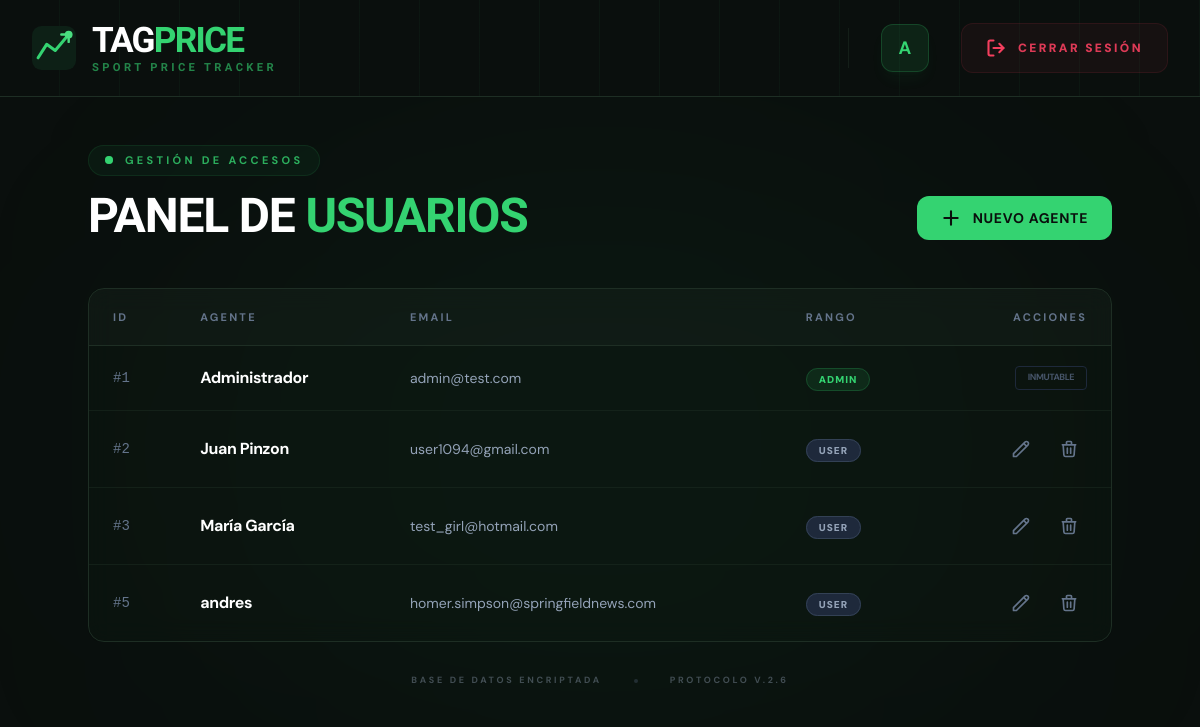
The app's page /views/panelAdmin.php (signed in) with its own data.
### tables this page shows
CREATE TABLE users (
    usu_id INTEGER PRIMARY KEY AUTOINCREMENT NOT NULL,
    usu_mail VARCHAR(50) NOT NULL UNIQUE,
    usu_password VARCHAR(255) NOT NULL,
    usu_name VARCHAR(200) NOT NULL,
    usu_rol TEXT NOT NULL DEFAULT "user" -- Por defecto, todos son usuarios
);

### views/panelAdmin.php (the view, shortened to what this page needs)
<?php
include PATH_BASE .'includes/header.php';
include_once PATH_BASE . 'includes/db_connect.php';
$sql = $db->prepare("SELECT usu_id, usu_mail, usu_name, usu_rol FROM users");
?>
<main class="relative min-h-[calc(100vh-96px)] py-12 px-4 overflow-hidden">
    <div class="absolute top-1/2 left-1/2 -translate-x-1/2 -translate-y-1/2 w-[800px] h-[500px] bg-brand/5 rounded-full blur-[140px] pointer-events-none"></div>
    <div class="relative w-full max-w-5xl mx-auto">
        <div class="flex flex-col md:flex-row md:items-end justify-between mb-12 gap-6">
            <div class="text-left">
                <div class="inline-flex items-center gap-3 px-4 py-1.5 rounded-full bg-brand/5 border border-brand/10 mb-4">
                    <span class="flex h-2 w-2">
                        <span class="relative inline-flex rounded-full h-2 w-2 bg-brand"></span>
                    </span>
                    <span class="text-[11px] font-bold uppercase tracking-[0.3em] text-brand/80">Gestión de Accesos</span>
                </div>
                <h1 class="font-display text-5xl font-bold text-white uppercase tracking-tight leading-none">
                    Panel de <span class="text-brand">Usuarios</span>
                </h1>
            </div>
            <a href="<?=URL_BASE?>views/user_uptade.php"
               class="flex items-center gap-3 bg-brand hover:bg-brand-light text-surface font-bold uppercase tracking-wider px-6 py-3 rounded-xl transition-all duration-300 hover:shadow-[0_0_20px_rgba(52,211,113,0.3)] active:scale-95 group text-sm">
                <svg xmlns="http://www.w3.org/2000/svg" class="w-5 h-5" fill="none" viewBox="0 0 24 24" stroke="currentColor" stroke-width="2.5">
                    <path stroke-linecap="round" stroke-linejoin="round" d="M12 4v16m8-8H4" />
                </svg>
                <span>Nuevo Agente</span>
            </a>
        </div>
        <div class="relative overflow-hidden rounded-2xl bg-surface-mid/40 backdrop-blur-md border border-surface-border">
            <div class="overflow-x-auto">
                <table class="w-full text-left border-collapse">
                    <thead>
                        <tr class="border-b border-surface-border bg-white/[0.02]">
                            <th class="px-6 py-5 text-[11px] font-bold uppercase tracking-[0.2em] text-slate-500">ID</th>
                            <th class="px-6 py-5 text-[11px] font-bold uppercase tracking-[0.2em] text-slate-500">Agente</th>
                            <th class="px-6 py-5 text-[11px] font-bold uppercase tracking-[0.2em] text-slate-500">Email</th>
                            <th class="px-6 py-5 text-[11px] font-bold uppercase tracking-[0.2em] text-slate-500">Rango</th>
                            <th class="px-6 py-5 text-[11px] font-bold uppercase tracking-[0.2em] text-slate-500 text-right">Acciones</th>
                        </tr>
                    </thead>
                    <tbody class="divide-y divide-surface-border/50">
                        <?php if($sql->execute()): ?>
                            <?php while($file = $sql->fetch(PDO::FETCH_ASSOC)):
                                $esAdmin = ($file['usu_rol'] === 'admin');
                            ?>
                                <tr class="hover:bg-white/[0.02] transition-colors group">
                                    <td class="px-6 py-5 font-mono text-sm text-slate-500">#<?= $file['usu_id'] ?></td>
                                    <td class="px-6 py-5">
                                        <span class="text-white font-bold tracking-tight"><?= $file['usu_name'] ?></span>
                                    </td>
                                    <td class="px-6 py-5 text-slate-400 text-sm font-body"><?= $file['usu_mail'] ?></td>
                                    <td class="px-6 py-5">
                                        <span class="px-3 py-1 rounded-full text-[10px] font-black uppercase tracking-widest <?= $esAdmin ? 'bg-brand/10 text-brand border border-brand/20' : 'bg-slate-800 text-slate-400 border border-slate-700' ?>">
                                            <?= $file['usu_rol'] ?>
                                        </span>
                                    </td>
                                    <td class="px-6 py-5">
                                        <div class="flex justify-end gap-3">
                                            <?php if (!$esAdmin): ?>
                                                <form action="<?= URL_BASE ?>views/user_uptade.php" method="post">
                                                    <button type="submit" class="p-2 text-slate-500 hover:text-brand transition-colors">
                                                        <svg xmlns="http://www.w3.org/2000/svg" class="w-5 h-5" fill="none" viewBox="0 0 24 24" stroke="currentColor" stroke-width="2">
                                                            <path stroke-linecap="round" stroke-linejoin="round" d="M15.232 5.232l3.536 3.536m-2.036-5.036a2.5 2.5 0 113.536 3.536L6.5 21.036H3v-3.572L16.732 3.732z" />
                                                        </svg>
                                                    </button>
                                                </form>
                                                <form action="<?= URL_BASE ?>actions/user_delete.proc.php" method="post" onsubmit="return confirm('¿Confirmar baja del sistema?')">
                                                    <button type="submit" class="p-2 text-slate-500 hover:text-red-500 transition-colors">
                                                        <svg xmlns="http://www.w3.org/2000/svg" class="w-5 h-5" fill="none" viewBox="0 0 24 24" stroke="currentColor" stroke-width="2">
                                                            <path stroke-linecap="round" stroke-linejoin="round" d="M19 7l-.867 12.142A2 2 0 0116.138 21H7.862a2 2 0 01-1.995-1.858L5 7m5 4v6m4-6v6m1-10V4a1 1 0 00-1-1h-4a1 1 0 00-1 1v3M4 7h16" />
                                                        </svg>
                                                    </button>
                                                </form>
                                            <?php else: ?>
                                                <div class="px-3 py-1 text-[9px] font-bold text-slate-600 uppercase tracking-tighter border border-slate-800 rounded">Inmutable</div>
                                            <?php endif; ?>
                                        </div>
                                    </td>
                                </tr>
                            <?php endwhile; ?>
                        <?php endif; ?>
                    </tbody>
                </table>
            </div>
        </div>
        <div class="mt-8 flex justify-center items-center gap-8 opacity-40">
            <span class="text-[9px] text-slate-400 uppercase tracking-[0.3em] font-bold">Base de datos encriptada</span>
            <span class="w-1 h-1 bg-slate-600 rounded-full"></span>
            <span class="text-[9px] text-slate-400 uppercase tracking-[0.3em] font-bold">Protocolo V.2.6</span>
        </div>
    </div>
</main>

### includes/header.php (shortened to what this page needs)
<?php
$initials = '';
if (isset($_SESSION['name_user'])) {
    $parts = explode(' ', trim($_SESSION['name_user']));
    foreach (array_slice($parts, 0, 2) as $p) {
        $initials .= strtoupper(mb_substr($p, 0, 1));
    }
}
$homeLink = URL_BASE . "index.php";
if (isset($_SESSION['rol_usu'])) {
    $homeLink = ($_SESSION['rol_usu'] === 'admin')
        ? URL_BASE . "views/panelAdmin.php"
        : URL_BASE . "index.php";
}
?>
<!DOCTYPE html>
<html lang="es">
<head>
    <script src="https://cdn.tailwindcss.com"></script>
    <link rel="stylesheet" href="<?= URL_BASE ?>public/css/style.css">
</head>
<body class="bg-surface font-body">
    <header class="bg-surface relative overflow-hidden border-b border-surface-border">
        <div class="absolute inset-0 bg-grid-lines pointer-events-none" aria-hidden="true"></div>
        <div class="relative max-w-[1600px] mx-auto px-8 flex items-center justify-between h-24">
            <a href="<?= $homeLink ?>" class="flex items-center gap-4 group no-underline focus:outline-none">
                <div class="relative w-11 h-11 flex-shrink-0">
                </div>
                <div class="flex flex-col leading-none">
                    <span class="font-display font-black text-[2.2rem] tracking-tighter uppercase text-white leading-none">
                        Tag<span class="text-brand">Price</span>
                    </span>
                    <span class="font-display font-bold text-[0.7rem] tracking-[0.3em] uppercase text-brand opacity-60 mt-1">
                        Sport Price Tracker
                    </span>
                </div>
            </a>
            <div class="flex items-center">
                <?php if (isset($_SESSION['autenticated']) && $_SESSION['autenticated'] === true): ?>
                    <div class="flex items-center gap-8">
                        <div class="w-12 h-12 rounded-xl bg-brand/10 border border-brand/20 flex items-center justify-center shadow-lg shadow-brand/5">
                            <span class="font-body font-bold text-lg text-brand uppercase tracking-[0.1em] ml-[0.1em]">
                                <?= htmlspecialchars($initials) ?>
                            </span>
                        </div>
                        <a href="<?= URL_BASE ?>actions/logout.php"
                            class="group flex items-center gap-3 px-6 py-3.5 rounded-xl bg-rose-500/5 border border-rose-500/10 hover:bg-rose-500/10 hover:border-rose-500/30 transition-all no-underline active:scale-95">
                            <span class="text-[12px] font-black uppercase tracking-[0.2em] text-rose-500/90 group-hover:text-rose-500">
                                Cerrar sesión
                            </span>
                        </a>
                    </div>
                <?php endif; ?>
            </div>
        </div>
    </header>

### public/css/style.css (style rules this page uses)
body { background-color: #0a0f0d; color: #e2e8f0; margin: 0; padding: 0; }

### records on screen
users: usu_id "1", usu_name "Administrador", usu_mail "admin@test.com", usu_rol "ADMIN", shows "INMUTABLE"
users: usu_id "2", usu_name "Juan Pinzon", usu_mail "user1094@gmail.com", usu_rol "USER"
users: usu_id "3", usu_name "María García", usu_mail "test_girl@hotmail.com", usu_rol "USER"
users: usu_id "5", usu_name "andres", usu_mail "homer.simpson@springfieldnews.com", usu_rol "USER"

### other values on screen
$initials "A"
